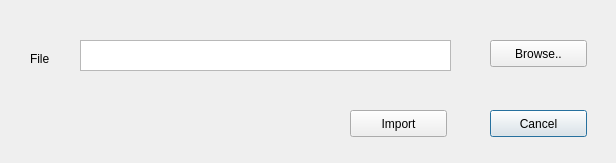
<?xml version="1.0" encoding="UTF-8"?>
<ui version="4.0">
 <class>importDialog</class>
 <widget class="QDialog" name="importDialog">
  <property name="geometry">
   <rect>
    <x>0</x>
    <y>0</y>
    <width>616</width>
    <height>163</height>
   </rect>
  </property>
  <property name="windowTitle">
   <string>Import New Trip</string>
  </property>
  <widget class="QLabel" name="label">
   <property name="geometry">
    <rect>
     <x>30</x>
     <y>50</y>
     <width>51</width>
     <height>17</height>
    </rect>
   </property>
   <property name="text">
    <string>File</string>
   </property>
  </widget>
  <widget class="QPushButton" name="cancelButton">
   <property name="geometry">
    <rect>
     <x>490</x>
     <y>110</y>
     <width>97</width>
     <height>27</height>
    </rect>
   </property>
   <property name="text">
    <string>Cancel</string>
   </property>
  </widget>
  <widget class="QPushButton" name="importButton">
   <property name="geometry">
    <rect>
     <x>350</x>
     <y>110</y>
     <width>97</width>
     <height>27</height>
    </rect>
   </property>
   <property name="text">
    <string>Import</string>
   </property>
  </widget>
  <widget class="QTextEdit" name="locationInputField">
   <property name="geometry">
    <rect>
     <x>80</x>
     <y>40</y>
     <width>371</width>
     <height>31</height>
    </rect>
   </property>
   <property name="html">
    <string>&lt;!DOCTYPE HTML PUBLIC &quot;-//W3C//DTD HTML 4.0//EN&quot; &quot;http://www.w3.org/TR/REC-html40/strict.dtd&quot;&gt;
&lt;html&gt;&lt;head&gt;&lt;meta name=&quot;qrichtext&quot; content=&quot;1&quot; /&gt;&lt;style type=&quot;text/css&quot;&gt;
p, li { white-space: pre-wrap; }
&lt;/style&gt;&lt;/head&gt;&lt;body style=&quot; font-family:'Ubuntu'; font-size:11pt; font-weight:400; font-style:normal;&quot;&gt;
&lt;p style=&quot;-qt-paragraph-type:empty; margin-top:0px; margin-bottom:0px; margin-left:0px; margin-right:0px; -qt-block-indent:0; text-indent:0px;&quot;&gt;&lt;/p&gt;&lt;/body&gt;&lt;/html&gt;</string>
   </property>
   <property name="acceptRichText">
    <bool>false</bool>
   </property>
  </widget>
  <widget class="QPushButton" name="browseButton">
   <property name="geometry">
    <rect>
     <x>490</x>
     <y>40</y>
     <width>97</width>
     <height>27</height>
    </rect>
   </property>
   <property name="text">
    <string>Browse..</string>
   </property>
  </widget>
 </widget>
 <resources/>
 <connections>
  <connection>
   <sender>cancelButton</sender>
   <signal>clicked()</signal>
   <receiver>importDialog</receiver>
   <slot>close()</slot>
   <hints>
    <hint type="sourcelabel">
     <x>538</x>
     <y>123</y>
    </hint>
    <hint type="destinationlabel">
     <x>307</x>
     <y>81</y>
    </hint>
   </hints>
  </connection>
 </connections>
</ui>
